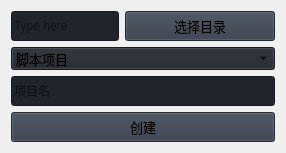
                     <widget class="QWidget" name="pro">
                      <layout class="QGridLayout" name="gridLayout_12">
                       <item row="0" column="0">
                        <layout class="QGridLayout" name="gridLayout_11">
                         <property name="bottomMargin">
                          <number>0</number>
                         </property>
                         <item row="0" column="1">
                          <widget class="QPushButton" name="btn_profile">
                           <property name="minimumSize">
                            <size>
                             <width>150</width>
                             <height>30</height>
                            </size>
                           </property>
                           <property name="font">
                            <font>
                             <family>Segoe UI</family>
                             <pointsize>10</pointsize>
                             <italic>false</italic>
                             <bold>false</bold>
                            </font>
                           </property>
                           <property name="cursor">
                            <cursorShape>PointingHandCursor</cursorShape>
                           </property>
                           <property name="styleSheet">
                            <string notr="true">background-color: rgb(52, 59, 72);</string>
                           </property>
                           <property name="text">
                            <string>选择目录</string>
                           </property>
                           <property name="icon">
                            <iconset resource="resources.qrc">
                             <normaloff>:/icons/images/icons/cil-folder-open.png</normaloff>:/icons/images/icons/cil-folder-open.png</iconset>
                           </property>
                          </widget>
                         </item>
                         <item row="0" column="0">
                          <widget class="QLineEdit" name="edit_profile">
                           <property name="minimumSize">
                            <size>
                             <width>0</width>
                             <height>30</height>
                            </size>
                           </property>
                           <property name="styleSheet">
                            <string notr="true">background-color: rgb(33, 37, 43);</string>
                           </property>
                           <property name="text">
                            <string/>
                           </property>
                           <property name="placeholderText">
                            <string>Type here</string>
                           </property>
                          </widget>
                         </item>
                        </layout>
                       </item>
                       <item row="1" column="0">
                        <widget class="QComboBox" name="comboBox_3">
                         <property name="font">
                          <font>
                           <family>Segoe UI</family>
                           <pointsize>10</pointsize>
                           <italic>false</italic>
                           <bold>false</bold>
                          </font>
                         </property>
                         <property name="autoFillBackground">
                          <bool>false</bool>
                         </property>
                         <property name="styleSheet">
                          <string notr="true">background-color: rgb(33, 37, 43);</string>
                         </property>
                         <property name="iconSize">
                          <size>
                           <width>16</width>
                           <height>16</height>
                          </size>
                         </property>
                         <property name="frame">
                          <bool>true</bool>
                         </property>
                         <item>
                          <property name="text">
                           <string>脚本项目</string>
                          </property>
                         </item>
                         <item>
                          <property name="text">
                           <string>Java插件项目</string>
                          </property>
                         </item>
                         <item>
                          <property name="text">
                           <string>Python插件项目</string>
                          </property>
                         </item>
                        </widget>
                       </item>
                       <item row="2" column="0">
                        <widget class="QLineEdit" name="edit_proname">
                         <property name="minimumSize">
                          <size>
                           <width>0</width>
                           <height>30</height>
                          </size>
                         </property>
                         <property name="styleSheet">
                          <string notr="true">background-color: rgb(33, 37, 43);</string>
                         </property>
                         <property name="text">
                          <string/>
                         </property>
                         <property name="placeholderText">
                          <string>项目名</string>
                         </property>
                        </widget>
                       </item>
                       <item row="3" column="0">
                        <widget class="QPushButton" name="btn_proopen">
                         <property name="minimumSize">
                          <size>
                           <width>150</width>
                           <height>30</height>
                          </size>
                         </property>
                         <property name="font">
                          <font>
                           <family>Segoe UI</family>
                           <pointsize>10</pointsize>
                           <italic>false</italic>
                           <bold>false</bold>
                          </font>
                         </property>
                         <property name="cursor">
                          <cursorShape>PointingHandCursor</cursorShape>
                         </property>
                         <property name="styleSheet">
                          <string notr="true">background-color: rgb(52, 59, 72);</string>
                         </property>
                         <property name="text">
                          <string>创建</string>
                         </property>
                         <property name="icon">
                          <iconset resource="resources.qrc">
                           <normaloff>:/icons/images/icons/cil-folder-open.png</normaloff>:/icons/images/icons/cil-folder-open.png</iconset>
                         </property>
                        </widget>
                       </item>
                      </layout>
                     </widget>
